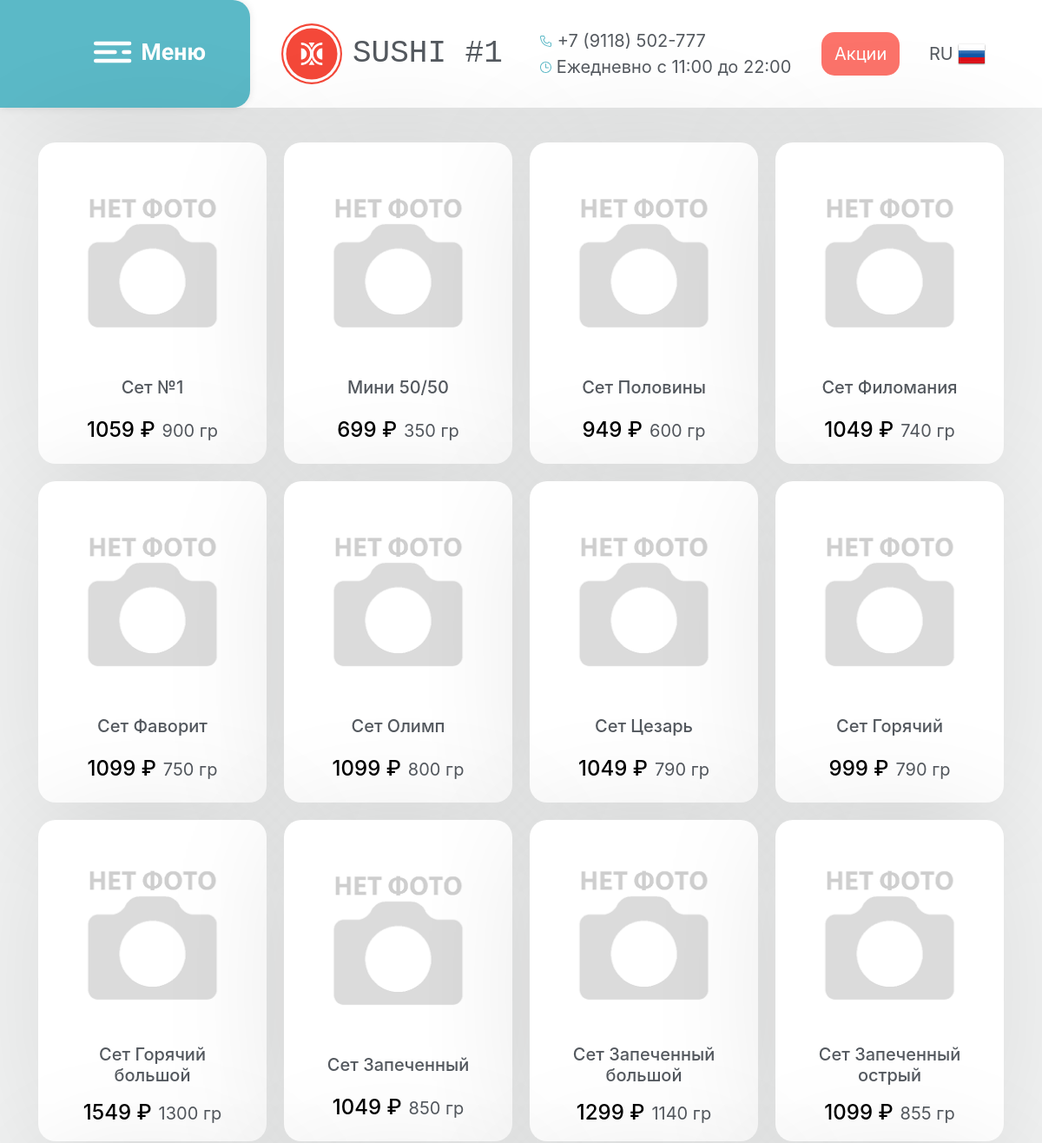
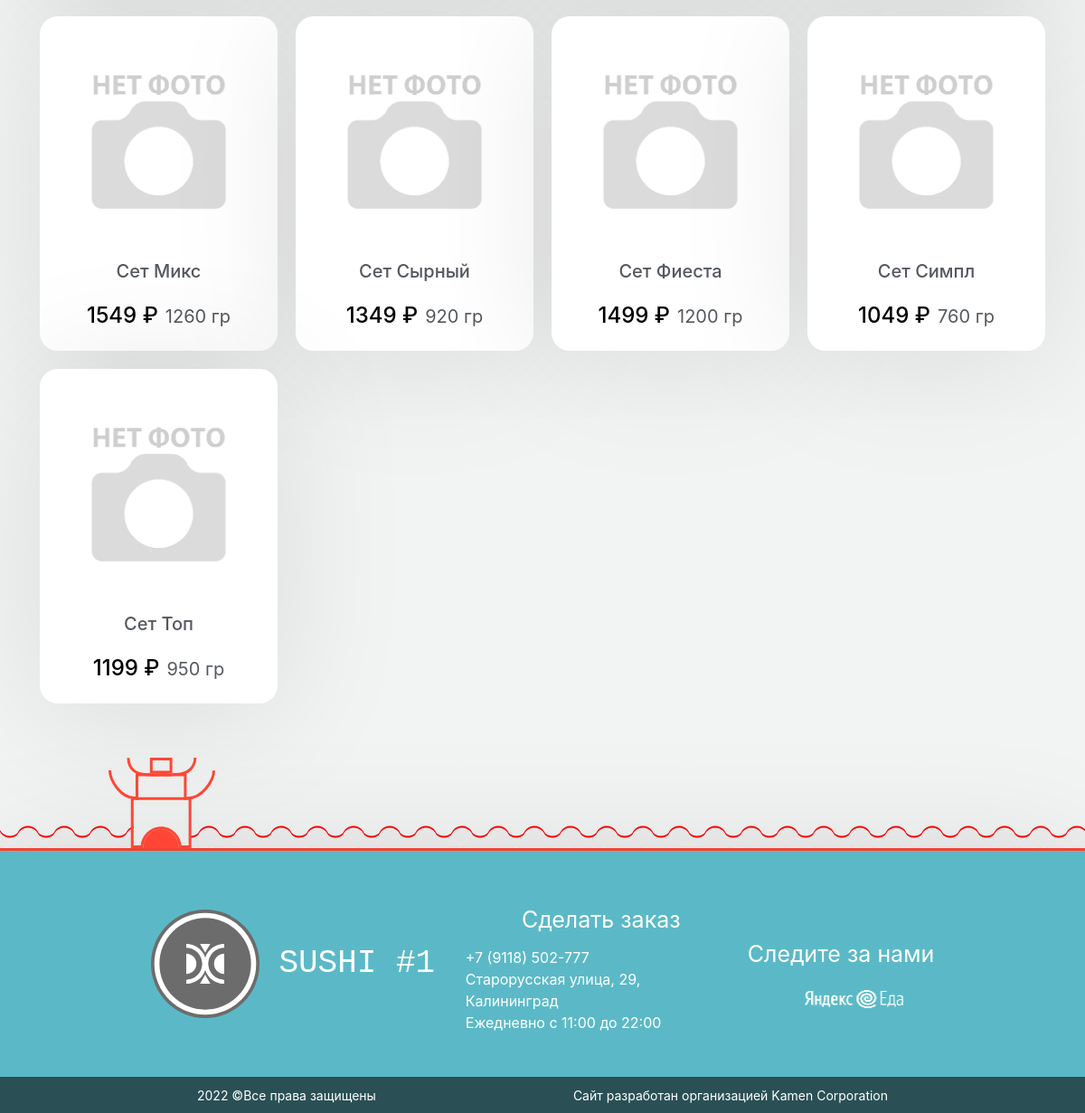
Page /category/4 on the committed database (2 pictures, top to bottom).
### main/models.py (models this page shows)
class Food(models.Model):
    name = models.CharField(max_length=50, default="None")
    price = models.CharField(max_length=10, default="None")
    weight = models.CharField(max_length=10, default="None")
    description = models.TextField(default="None")
    filename = models.ImageField(default="-1.png")

### main/views.py (the view)
# urls.py: path('category/<int:category_id>', views.show_category),
def show_category(request, category_id):
    if request.method == 'GET':
        try:
            category = Categories.objects.get(id=category_id)
            foods_ids = json.loads(category.food_list)
            all_foods = Food.objects.all()
            all_foods = list(all_foods.values())
            food_list = []
            for food in all_foods:
                if food['id'] in foods_ids:
                    food_list.append(food)
            food_len = len(food_list)
            data = {'food_list': food_list,
                    'category_name': category.name,
                    'range1': range(0, food_len // 4 + (1 if food_len % 4 != 0 else 0)),
                    'range2': range(0, 4),
                    'range0': range(0, food_len // 2 + (1 if food_len % 2 != 0 else 0)),
                    'range3': range(0, 2)}
            return render(request, "main/category.html", data)
        except Exception as e:
            print(str(e))
            print(traceback.format_exc())
            return HttpResponseNotFound('<h1>An error has occurred</h1>')

### main/views.py (called while the page is built)
@register.filter
def get_v(dictionary, key):
    return dictionary[key].get('filename')

@register.filter
def get_n(dictionary, key):
    return dictionary[key].get('name')

@register.filter
def get_p(dictionary, key):
    return dictionary[key].get('price')

@register.filter
def get_w(dictionary, key):
    return dictionary[key].get('weight')

@register.filter
def get_i(dictionary, key):
    return dictionary[key].get('id')

### main/templates/main/category.html (shortened to what this page needs)
{% extends 'main/base.html' %}
{% load mathfilters %}
{% block body %}
<main>
<div class="default-screen">
    {% for i in range1 %}
	<section class="row-objects" style="width: 100%; justify-content: center;">
		{% for j in range2 %}
		{% if i|mul:4|add:j < food_list|length %}
			{% with index=4|mul:i|add:j %}
			<div class="list-object list-object-parent" onClick="document.location='/meal/{{ food_list|get_i:index }}'">
				<div class="list-object-category" style="background-image: url('/static/media/food/{{food_list|get_v:index}}');"></div>
					<div style="max-width: 80%;"> <h5> {{ food_list|get_n:index }} </h5> </div>
					<div style="margin-left: 0em; display: flex; flex-direction: raw;">
						<div style="color: #000; margin-right: 8px;"> <h4> {{ food_list|get_p:index }} &#x20bd; </h4> </div>
						<span style="display: flex; align-items: flex-end; margin-bottom: 8px;"> <h7 >{{ food_list|get_w:index }} гр </h7> </span>
					</div>
			</div>
			{% endwith %}
		{% endif %}
		{% endfor %}
	</section>
	{% endfor %}
</div>
</main>
{% endblock %}

### main/static/css/style.css (style rules this page uses)
html { height: 100%; width: 100%; }
body { background-color: #f2f3f3; color: #54595F; margin: 0; padding: 0; width: 100%; height: 100%; font-size: 20px !important; }
main { width: 65%; margin-left: auto; margin-right: auto; }
.row-objects { margin: 20px auto; display: flex; justify-content: space-evenly; align-items: center; }
.list-object { box-shadow: 0 0px 10px rgba(0,0,0,0.1); background-color: #666; min-width: 263px; width: 40vw; height: 40vw; max-height: 270px; border-radius: 20px; text-align: center; margin: 0 1vw; }

### main/templates/main/category.html (style rules this page uses)
.list-object-parent { display: flex; flex-direction: column; justify-content: space-evenly; cursor: pointer; width: 30vw; height: 30vw; margin: 0 10px; min-height: 370px; max-height: 390px; background-color: #fff; box-shadow: 0 10px 150px rgba(0,0,0,0.1); align-items: center; }
.list-object-category { width: 85%; height: 90%; max-height: 200px; background-color: #fff; border-radius: 20px;  margin-left: 0; margin-right: 0; margin-top: 20px; margin-bottom: 20px; background-size: cover; background-repeat: no-repeat; background-position: center; }

### rows in the picture
Food: name "Сет №1", price "1059", weight "900"
Food: name "Мини 50/50", price "699", weight "350"
Food: name "Сет Половины", price "949", weight "600"
Food: name "Сет Филомания", price "1049", weight "740"
Food: name "Сет Фаворит", price "1099", weight "750"
Food: name "Сет Олимп", price "1099", weight "800"
Food: name "Сет Цезарь", price "1049", weight "790"
Food: name "Сет Горячий", price "999", weight "790"
Food: name "Сет Горячий большой", price "1549", weight "1300"
Food: name "Сет Запеченный", price "1049", weight "850"
Food: name "Сет Запеченный большой", price "1299", weight "1140"
Food: name "Сет Запеченный острый", price "1099", weight "855"
Food: name "Сет Микс", price "1549", weight "1260"
Food: name "Сет Сырный", price "1349", weight "920"
Food: name "Сет Фиеста", price "1499", weight "1200"
Food: name "Сет Симпл", price "1049", weight "760"
Food: name "Сет Топ", price "1199", weight "950"
